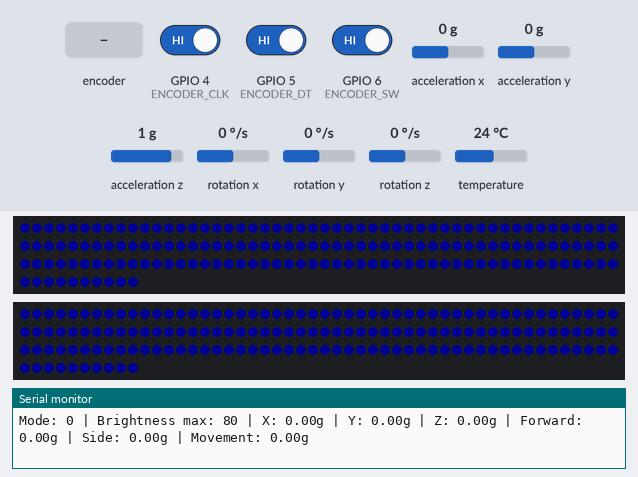
This sketch was run on a simulated ESP32-C3. Parts: 2 × 160 RGB LEDs in strip order, left to right, continuing on the next row, the last lines printed to the serial monitor. The test bench sets the inputs (shaded band); at power-on: acceleration x 0 g, GPIO 6 (ENCODER_SW) HIGH, acceleration y 0 g, GPIO 4 (ENCODER_CLK) HIGH, GPIO 5 (ENCODER_DT) HIGH, acceleration z 1 g, rotation x 0 °/s, rotation y 0 °/s, rotation z 0 °/s, temperature 24 °C. Dim RGB values are drawn brighter than linear.

Above: at 4.0 s.
4.1 s: acceleration x set to -0.2 g
At 5.38 s:
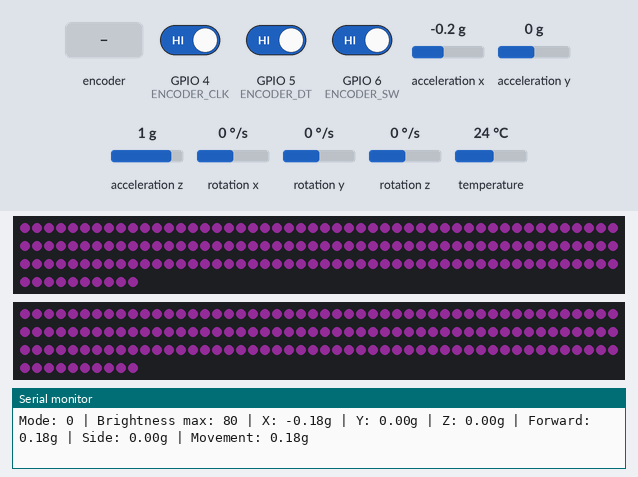
5.9 s: acceleration x set to -1.4 g
At 7.1 s:
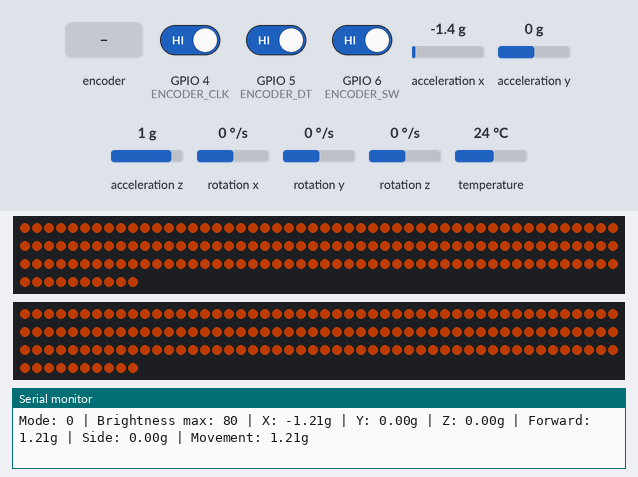
7.4 s: rotary encoder on GPIO 4 (ENCODER_CLK) / GPIO 5 (ENCODER_DT) turned 3 steps (first pin leading)
9.5 s: GPIO 6 (ENCODER_SW) driven LOW
At 12.0 s:
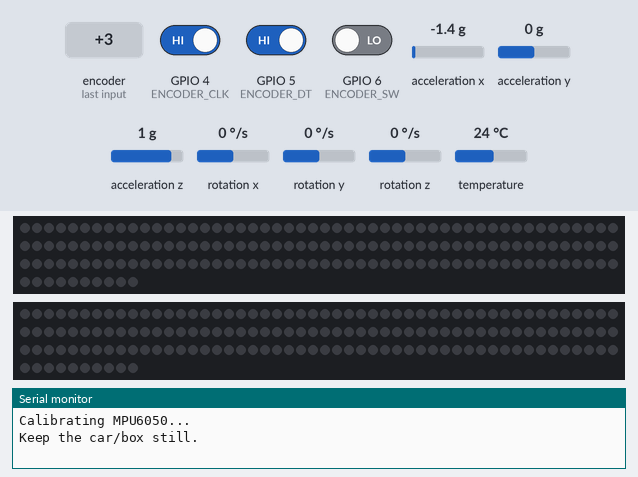
12.5 s: acceleration y set to -0.2 g
At 13.94 s:
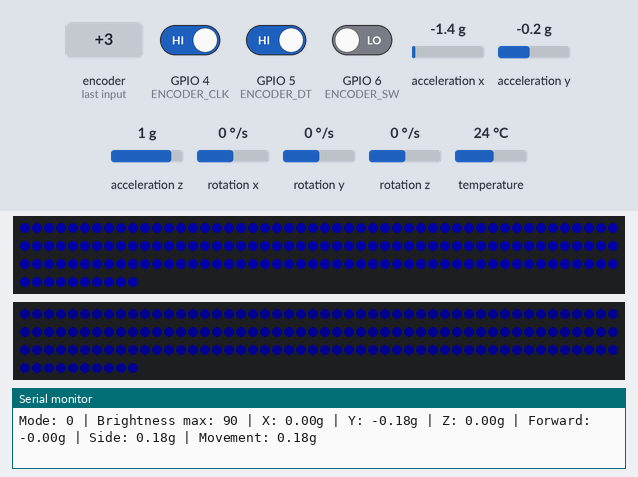
14.5 s: rotary encoder on GPIO 4 (ENCODER_CLK) / GPIO 5 (ENCODER_DT) turned 1 step (first pin leading)
Timing chart, 0 to 17.2 s (numbered marks = the images above; inputs shaded):
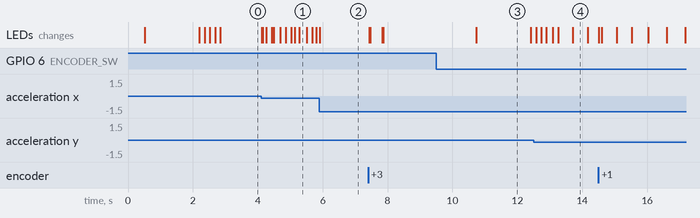

The sketch:

mr2_final_v1_1.ino
```cpp
#include <Wire.h>
#include <Adafruit_NeoPixel.h>
#include <Adafruit_MPU6050.h>
#include <Adafruit_Sensor.h>

/*
  ==================================================
  MR2 Reactive LEDs — Final Firmware V1.1
  ==================================================

  Hardware used:

  - ESP32-C3 Super Mini
  - MPU6050 / GY-521 accelerometer
  - KY-040 rotary encoder
  - Two WS2812B LED strips
  - SN74AHCT125N level shifter
  - 12V to 5V converter

  --------------------------------------------------
  WHAT'S NEW IN V1.1
  --------------------------------------------------

  Added HILL_COMPENSATION: a slowly-drifting accelerometer baseline.

  Problem it solves:
  An accelerometer can't tell the difference between "tilted" and
  "genuinely accelerating" — both produce the same reading. On a hill,
  the car's constant pitch would otherwise show up as constant fake
  acceleration/braking colour, even at a steady speed.

  How it works:
  Instead of a single fixed baseline captured once at calibration, the
  baseline now slowly drifts to follow sustained changes (like a hill),
  while leaving quick changes (real acceleration/braking/cornering)
  alone. Think of it as: "if this reading has been roughly steady for
  a few seconds, treat it as the new normal."

  Tuning knob: baselineDriftRate (near the top of the code).
    Smaller = slower to follow a hill, but better at ignoring genuine
              sustained acceleration events.
    Larger  = settles into a hill's tilt faster, but starts treating
              longer real acceleration (like a long motorway on-ramp)
              as "normal" too, which mutes the effect.

  Set HILL_COMPENSATION to false to fully disable this and go back to
  the original fixed-baseline behaviour, for comparison.

  --------------------------------------------------
  WHAT THIS CODE DOES
  --------------------------------------------------

  This code controls two LED strips in the MR2.

  The LEDs react to movement measured by the MPU6050 accelerometer.

  Rotary encoder controls:

  - Turn knob:
      Adjust maximum LED brightness.

  - Short press:
      Change LED mode.

  - Long press:
      Recalibrate the accelerometer baseline.

  --------------------------------------------------
  IMPORTANT BRIGHTNESS NOTE
  --------------------------------------------------

  The knob sets the maximum brightness.

  The LEDs will not go brighter than the userBrightness value.

  Example:

    userBrightness = 80

    Smooth driving:
      dim ambient brightness, roughly 25% of 80

    Hard acceleration:
      brightness rises up to 80

    Hard braking:
      brightness rises up to 80

  So acceleration and braking do not exceed the brightness set by the knob.

  --------------------------------------------------
  MODES
  --------------------------------------------------

  Mode 0 — Main reactive driving mode

    Smooth driving:
      dim blue

    Acceleration:
      blue fades toward orange and gets brighter

    Braking:
      red glow, stronger braking = brighter red

    Cornering:
      one side gets brighter than the other

    Acceleration around a corner:
      orange/brighter + left/right brightness shift

    Braking around a corner:
      red + left/right brightness shift

  --------------------------------------------------

  Mode 1 — X-axis diagnostic

    Shows X-axis movement using red.

    Bright red:
      X positive

    Dim/dark red:
      X negative

  --------------------------------------------------

  Mode 2 — Y-axis diagnostic

    Shows Y-axis movement using green.

    Bright green:
      Y positive

    Dim/dark green:
      Y negative

  --------------------------------------------------

  Mode 3 — Z-axis diagnostic

    Shows Z-axis movement using blue.

    Bright blue:
      Z positive

    Dim/dark blue:
      Z negative

  --------------------------------------------------

  Mode 4 — Left/right output test

    Left strip:
      blue

    Right strip:
      orange

  --------------------------------------------------

  Mode 5 — White brightness/current test

    Both strips turn white.

    Be careful:
    white uses the most current.

  --------------------------------------------------

  Mode 6 — Off

    Turns both strips off.

  --------------------------------------------------
  HOW TO SET UP AFTER INSTALLING
  --------------------------------------------------

  1. Mount the MPU6050 flat and straight if possible.
  2. Turn the car on.
  3. Keep the car still, on flat/level ground.
  4. Long press the encoder.
  5. Wait for green confirmation flash.
  6. Use Mode 1, 2, and 3 to confirm axes.

  If X reacts most to acceleration/braking:

      FORWARD_AXIS = AXIS_X

  If Y reacts most to acceleration/braking:

      FORWARD_AXIS = AXIS_Y

  If Y reacts most to left/right cornering:

      SIDE_AXIS = AXIS_Y

  If the behaviour is backwards, change the sign from 1 to -1.

  --------------------------------------------------
  POWER NOTES
  --------------------------------------------------

  - All grounds must be common.
  - LED strips must be powered from the 5V converter.
  - Do not power the LED strips from the ESP32.
  - Use a fuse on the 12V input side.
  - Keep brightness low during first tests.
*/


// ==================================================
// PIN ASSIGNMENTS
// ==================================================

#define LEFT_LED_PIN   2
#define RIGHT_LED_PIN  3

#define ENCODER_CLK 4
#define ENCODER_DT  5
#define ENCODER_SW  6

#define I2C_SDA 8
#define I2C_SCL 9


// ==================================================
// LED SETUP
// ==================================================

#define NUM_LEDS_LEFT   160
#define NUM_LEDS_RIGHT  160

Adafruit_NeoPixel leftStrip(NUM_LEDS_LEFT, LEFT_LED_PIN, NEO_GRB + NEO_KHZ800);
Adafruit_NeoPixel rightStrip(NUM_LEDS_RIGHT, RIGHT_LED_PIN, NEO_GRB + NEO_KHZ800);


// ==================================================
// MPU6050 SETUP
// ==================================================

Adafruit_MPU6050 mpu;

// Fixed baseline, captured once at calibration.
// Kept as a reference / fallback and as the starting point for the
// drifting baseline below.
float baseX = 0.0;
float baseY = 0.0;
float baseZ = 0.0;


// ==================================================
// HILL COMPENSATION (drifting baseline)
// ==================================================

// Set to false to go back to the original fixed-baseline behaviour.
#define HILL_COMPENSATION true

// How quickly the baseline follows a sustained change (like a hill).
// This is a "per loop" blend factor — smaller number = slower drift.
// At ~50 loops/second, 0.004 settles into a new steady tilt over
// roughly 3-5 seconds, which should be slow enough to leave real
// braking/accelerating/cornering events alone.
const float baselineDriftRate = 0.004;

// These start equal to the calibrated baseline and then drift over time.
float driftBaseX = 0.0;
float driftBaseY = 0.0;
float driftBaseZ = 0.0;

void updateDriftingBaseline(float rawX, float rawY, float rawZ) {
#if HILL_COMPENSATION
  driftBaseX = driftBaseX * (1.0 - baselineDriftRate) + rawX * baselineDriftRate;
  driftBaseY = driftBaseY * (1.0 - baselineDriftRate) + rawY * baselineDriftRate;
  driftBaseZ = driftBaseZ * (1.0 - baselineDriftRate) + rawZ * baselineDriftRate;
#endif
}


// ==================================================
// AXIS CONFIGURATION
// ==================================================

#define AXIS_X 0
#define AXIS_Y 1
#define AXIS_Z 2

// Default assumption:
// X = forward/back
// Y = left/right
//
// Since you plan to mount the MPU6050 flat under the shifter surround,
// these are likely to be close.
const int FORWARD_AXIS = AXIS_X;
const int FORWARD_SIGN = -1;

const int SIDE_AXIS = AXIS_Y;
const int SIDE_SIGN = -1;


// ==================================================
// USER SETTINGS
// ==================================================

// This is the maximum brightness limit controlled by the encoder.
// Effects will not go above this value.
int userBrightness = 80;

const int minBrightness = 0;
const int maxBrightness = 220;

int mode = 0;
const int numberOfModes = 7;


// ==================================================
// ENCODER / BUTTON VARIABLES
// ==================================================

int lastCLKState;

bool buttonWasDown = false;
bool longPressHandled = false;

unsigned long buttonDownTime = 0;
unsigned long lastButtonEvent = 0;

const unsigned long debounceDelay = 80;
const unsigned long longPressTime = 1200;


// ==================================================
// TIMING VARIABLES
// ==================================================

unsigned long lastSerialPrint = 0;
const unsigned long serialPrintInterval = 300;


// ==================================================
// BASIC HELPERS
// ==================================================

float getSelectedAxis(float xG, float yG, float zG, int axis) {
  if (axis == AXIS_X) return xG;
  if (axis == AXIS_Y) return yG;
  return zG;
}


// ==================================================
// COLOUR HELPERS
// ==================================================

uint32_t blueToOrange(float amount, Adafruit_NeoPixel &strip) {
  amount = constrain(amount, 0.0, 1.0);

  int r = 0 + (255 - 0) * amount;
  int g = 0 + (80 - 0) * amount;
  int b = 255 + (0 - 255) * amount;

  return strip.Color(r, g, b);
}

uint32_t diagnosticColour(float value, Adafruit_NeoPixel &strip, char axisName) {
  // Diagnostic mode behaviour:
  //
  // value near 0:
  //   medium brightness
  //
  // positive value:
  //   brighter than baseline
  //
  // negative value:
  //   dimmer than baseline
  //
  // This makes it easier to see both directions while driving.

  float limitedValue = constrain(value, -0.50, 0.50);

  // Convert -0.50g to +0.50g into brightness range.
  //
  // -0.50g = low brightness
  //  0.00g = medium brightness
  // +0.50g = high brightness
  int scaledValue = limitedValue * 100;
  int level = map(scaledValue, -50, 50, 10, 255);

  level = constrain(level, 10, 255);

  if (axisName == 'X') {
    return strip.Color(level, 0, 0);
  }

  if (axisName == 'Y') {
    return strip.Color(0, level, 0);
  }

  return strip.Color(0, 0, level);
}


// ==================================================
// LED OUTPUT HELPERS
// ==================================================

void setStrip(Adafruit_NeoPixel &strip, int ledCount, uint32_t colour, int brightness) {
  brightness = constrain(brightness, 0, 255);

  strip.setBrightness(brightness);

  for (int i = 0; i < ledCount; i++) {
    strip.setPixelColor(i, colour);
  }

  strip.show();
}

void setBothStrips(uint32_t leftColour, uint32_t rightColour, int leftBrightness, int rightBrightness) {
  setStrip(leftStrip, NUM_LEDS_LEFT, leftColour, leftBrightness);
  setStrip(rightStrip, NUM_LEDS_RIGHT, rightColour, rightBrightness);
}

void allOff() {
  setBothStrips(
    leftStrip.Color(0, 0, 0),
    rightStrip.Color(0, 0, 0),
    0,
    0
  );
}

void flashConfirmation(uint32_t colour) {
  for (int i = 0; i < 2; i++) {
    setBothStrips(colour, colour, 70, 70);
    delay(150);
    allOff();
    delay(150);
  }
}


// ==================================================
// MPU6050 READING
// ==================================================

void readAcceleration(float &xG, float &yG, float &zG, float &movementG) {
  sensors_event_t accel;
  sensors_event_t gyro;
  sensors_event_t temp;

  mpu.getEvent(&accel, &gyro, &temp);

  // Slowly adjust the baseline to track gentle, sustained tilt (e.g.
  // hills), while leaving quick changes (real acceleration, braking,
  // cornering) alone. No effect if HILL_COMPENSATION is false.
  updateDriftingBaseline(accel.acceleration.x, accel.acceleration.y, accel.acceleration.z);

  xG = (accel.acceleration.x - driftBaseX) / 9.81;
  yG = (accel.acceleration.y - driftBaseY) / 9.81;
  zG = (accel.acceleration.z - driftBaseZ) / 9.81;

  movementG = sqrt((xG * xG) + (yG * yG) + (zG * zG));
}

void calibrateMPU6050() {
  Serial.println("Calibrating MPU6050...");
  Serial.println("Keep the car/box still.");

  allOff();
  delay(200);

  const int samples = 120;

  float totalX = 0.0;
  float totalY = 0.0;
  float totalZ = 0.0;

  for (int i = 0; i < samples; i++) {
    sensors_event_t accel;
    sensors_event_t gyro;
    sensors_event_t temp;

    mpu.getEvent(&accel, &gyro, &temp);

    totalX += accel.acceleration.x;
    totalY += accel.acceleration.y;
    totalZ += accel.acceleration.z;

    delay(10);
  }

  baseX = totalX / samples;
  baseY = totalY / samples;
  baseZ = totalZ / samples;

  // Reset the drifting baseline back to this fresh calibration too,
  // so recalibrating always gives an immediate, exact zero rather than
  // slowly drifting there from whatever it was tracking before.
  driftBaseX = baseX;
  driftBaseY = baseY;
  driftBaseZ = baseZ;

  Serial.println("Calibration complete.");
  Serial.print("Base X: ");
  Serial.println(baseX);
  Serial.print("Base Y: ");
  Serial.println(baseY);
  Serial.print("Base Z: ");
  Serial.println(baseZ);

  flashConfirmation(leftStrip.Color(0, 255, 0));
}


// ==================================================
// SIDE / CORNERING BRIGHTNESS HELPER
// ==================================================

// This takes a base brightness and adjusts left/right brightness
// depending on cornering force.
//
// Positive sideG makes the left strip brighter.
// Negative sideG makes the right strip brighter.
//
// If the effect feels backwards in the car,
// change SIDE_SIGN from 1 to -1 near the top of the code.
void applyCorneringBrightness(int baseBrightness, float sideG, int &leftBrightness, int &rightBrightness) {
  float sideIntensity = abs(sideG) / 0.35;
  sideIntensity = constrain(sideIntensity, 0.0, 1.0);

  leftBrightness = baseBrightness;
  rightBrightness = baseBrightness;

  if (sideG > 0.06) {
    leftBrightness = baseBrightness + (userBrightness * 0.4 * sideIntensity);
    rightBrightness = baseBrightness * (1.0 - 0.4 * sideIntensity);
  } else if (sideG < -0.06) {
    rightBrightness = baseBrightness + (userBrightness * 0.4 * sideIntensity);
    leftBrightness = baseBrightness * (1.0 - 0.4 * sideIntensity);
  }

  leftBrightness = constrain(leftBrightness, 0, userBrightness);
  rightBrightness = constrain(rightBrightness, 0, userBrightness);
}


// ==================================================
// MAIN LED BEHAVIOUR
// ==================================================

void updateMainReactiveMode(float forwardG, float sideG, float movementG) {
  // Positive forwardG = acceleration.
  // Negative forwardG = braking.
  //
  // Cornering is applied in both acceleration and braking.
  // So:
  // - accelerating around a corner = orange + side brightness shift
  // - braking around a corner = red + side brightness shift

  int ambientBrightness = userBrightness * 0.25;

  // --------------------------------------------------
  // BRAKING
  // --------------------------------------------------

  if (forwardG < -0.10) {
    float brakeIntensity = abs(forwardG) / 0.40;
    brakeIntensity = constrain(brakeIntensity, 0.0, 1.0);

    int brakeBrightness = ambientBrightness + ((userBrightness - ambientBrightness) * brakeIntensity);
    brakeBrightness = constrain(brakeBrightness, 0, userBrightness);

    int leftBrightness;
    int rightBrightness;

    // Apply cornering even while braking.
    applyCorneringBrightness(brakeBrightness, sideG, leftBrightness, rightBrightness);

    setBothStrips(
      leftStrip.Color(255, 0, 0),
      rightStrip.Color(255, 0, 0),
      leftBrightness,
      rightBrightness
    );

    return;
  }

  // --------------------------------------------------
  // ACCELERATION / NORMAL DRIVING
  // --------------------------------------------------

  float accelIntensity = 0.0;

  if (forwardG > 0.02) {
    accelIntensity = forwardG / 0.35;
  }

  accelIntensity = constrain(accelIntensity, 0.0, 1.0);

  int reactiveBrightness = ambientBrightness + ((userBrightness - ambientBrightness) * accelIntensity);
  reactiveBrightness = constrain(reactiveBrightness, 0, userBrightness);

  uint32_t leftColour = blueToOrange(accelIntensity, leftStrip);
  uint32_t rightColour = blueToOrange(accelIntensity, rightStrip);

  int leftBrightness;
  int rightBrightness;

  // Apply cornering during normal driving and acceleration.
  applyCorneringBrightness(reactiveBrightness, sideG, leftBrightness, rightBrightness);

  setBothStrips(leftColour, rightColour, leftBrightness, rightBrightness);
}


// ==================================================
// UPDATE LEDS FOR CURRENT MODE
// ==================================================

void updateLEDs() {
  float xG, yG, zG, movementG;
  readAcceleration(xG, yG, zG, movementG);

  float forwardG = getSelectedAxis(xG, yG, zG, FORWARD_AXIS) * FORWARD_SIGN;
  float sideG = getSelectedAxis(xG, yG, zG, SIDE_AXIS) * SIDE_SIGN;

  int calmBrightness = userBrightness * 0.35;

  switch (mode) {
    case 0:
      updateMainReactiveMode(forwardG, sideG, movementG);
      break;

    case 1:
      setBothStrips(
        diagnosticColour(xG, leftStrip, 'X'),
        diagnosticColour(xG, rightStrip, 'X'),
        calmBrightness,
        calmBrightness
      );
      break;

    case 2:
      setBothStrips(
        diagnosticColour(yG, leftStrip, 'Y'),
        diagnosticColour(yG, rightStrip, 'Y'),
        calmBrightness,
        calmBrightness
      );
      break;

    case 3:
      setBothStrips(
        diagnosticColour(zG, leftStrip, 'Z'),
        diagnosticColour(zG, rightStrip, 'Z'),
        calmBrightness,
        calmBrightness
      );
      break;

    case 4:
      setBothStrips(
        leftStrip.Color(0, 0, 255),
        rightStrip.Color(255, 80, 0),
        userBrightness,
        userBrightness
      );
      break;

    case 5:
      setBothStrips(
        leftStrip.Color(255, 255, 255),
        rightStrip.Color(255, 255, 255),
        userBrightness,
        userBrightness
      );
      break;

    case 6:
      allOff();
      break;
  }

  if (millis() - lastSerialPrint > serialPrintInterval) {
    Serial.print("Mode: ");
    Serial.print(mode);

    Serial.print(" | Brightness max: ");
    Serial.print(userBrightness);

    Serial.print(" | X: ");
    Serial.print(xG, 2);

    Serial.print("g | Y: ");
    Serial.print(yG, 2);

    Serial.print("g | Z: ");
    Serial.print(zG, 2);

    Serial.print("g | Forward: ");
    Serial.print(forwardG, 2);

    Serial.print("g | Side: ");
    Serial.print(sideG, 2);

    Serial.print("g | Movement: ");
    Serial.print(movementG, 2);

    Serial.println("g");

    lastSerialPrint = millis();
  }
}


// ==================================================
// ENCODER HANDLING
// ==================================================

void readEncoderRotation() {
  int currentCLKState = digitalRead(ENCODER_CLK);

  if (currentCLKState != lastCLKState) {
    if (digitalRead(ENCODER_DT) != currentCLKState) {
      userBrightness += 5;
    } else {
      userBrightness -= 5;
    }

    userBrightness = constrain(userBrightness, minBrightness, maxBrightness);

    Serial.print("Brightness max set to: ");
    Serial.println(userBrightness);
  }

  lastCLKState = currentCLKState;
}

void readEncoderButton() {
  bool buttonDown = digitalRead(ENCODER_SW) == LOW;
  unsigned long now = millis();

  if (buttonDown && !buttonWasDown) {
    buttonWasDown = true;
    longPressHandled = false;
    buttonDownTime = now;
  }

  if (buttonDown && !longPressHandled) {
    if (now - buttonDownTime > longPressTime) {
      longPressHandled = true;
      calibrateMPU6050();
    }
  }

  if (!buttonDown && buttonWasDown) {
    buttonWasDown = false;

    if (!longPressHandled && now - lastButtonEvent > debounceDelay) {
      mode++;

      if (mode >= numberOfModes) {
        mode = 0;
      }

      Serial.print("Changed mode to: ");
      Serial.println(mode);

      flashConfirmation(leftStrip.Color(0, 0, 255));

      lastButtonEvent = now;
    }
  }
}


// ==================================================
// SETUP
// ==================================================

void setup() {
  Serial.begin(115200);
  delay(500);

  Serial.println("MR2 Reactive LEDs — Final Firmware V1.1");

#if HILL_COMPENSATION
  Serial.println("Hill compensation: ENABLED (drifting baseline)");
#else
  Serial.println("Hill compensation: DISABLED (fixed baseline)");
#endif

  pinMode(ENCODER_CLK, INPUT_PULLUP);
  pinMode(ENCODER_DT, INPUT_PULLUP);
  pinMode(ENCODER_SW, INPUT_PULLUP);

  lastCLKState = digitalRead(ENCODER_CLK);

  leftStrip.begin();
  rightStrip.begin();

  leftStrip.clear();
  rightStrip.clear();

  leftStrip.show();
  rightStrip.show();

  Wire.begin(I2C_SDA, I2C_SCL);

  if (!mpu.begin()) {
    Serial.println("ERROR: MPU6050 not found.");
    Serial.println("Check VCC, GND, SDA, and SCL wiring.");

    while (1) {
      setBothStrips(
        leftStrip.Color(255, 0, 0),
        rightStrip.Color(255, 0, 0),
        50,
        50
      );

      delay(300);

      allOff();

      delay(300);
    }
  }

  Serial.println("MPU6050 found.");

  mpu.setAccelerometerRange(MPU6050_RANGE_4_G);
  mpu.setGyroRange(MPU6050_RANGE_500_DEG);
  mpu.setFilterBandwidth(MPU6050_BAND_21_HZ);

  calibrateMPU6050();

  Serial.println("Setup complete.");
}


// ==================================================
// MAIN LOOP
// ==================================================

void loop() {
  readEncoderRotation();
  readEncoderButton();
  updateLEDs();

  delay(20);
}
```

Measured:
- after the input at 4.1 s, the LEDs: first change at once (image 1 shows a later state)
- after the input at 5.9 s, the LEDs: change at once (image 2)
- after the input at 9.5 s, the LEDs: change after 1.2 s (image 3)
- what the display in image 3 shows lasts 1.7 s, from 10.7 s to 12.4 s
